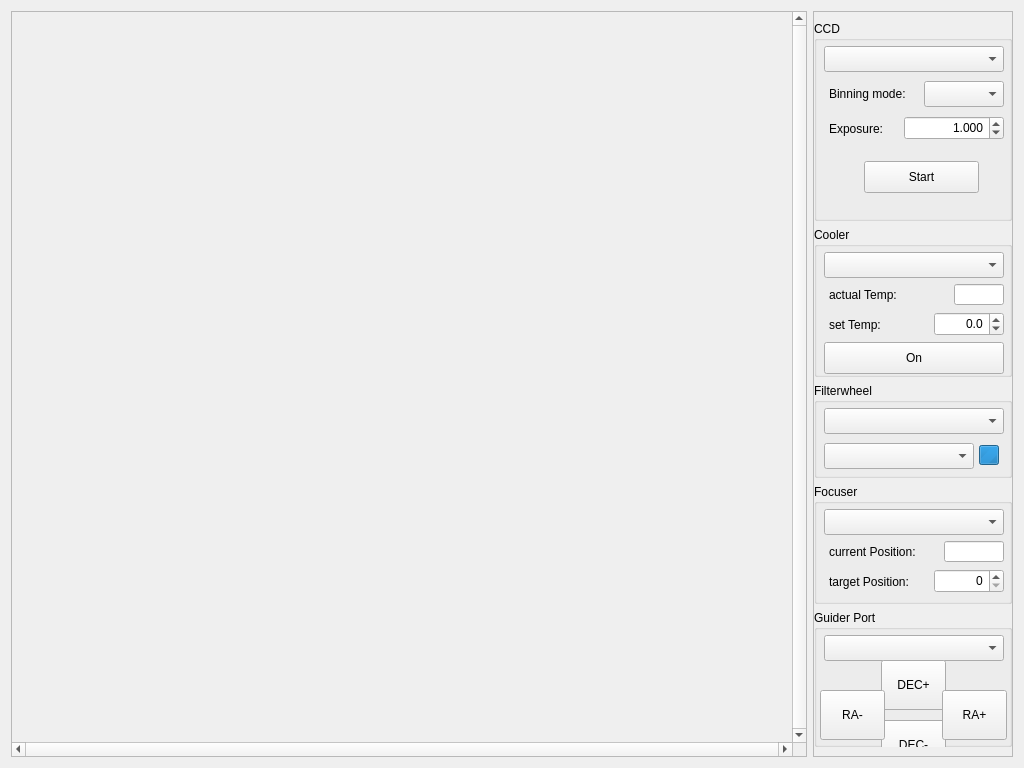
<?xml version="1.0" encoding="UTF-8"?>
<ui version="4.0">
 <class>PreviewWindow</class>
 <widget class="QWidget" name="PreviewWindow">
  <property name="geometry">
   <rect>
    <x>0</x>
    <y>0</y>
    <width>1024</width>
    <height>768</height>
   </rect>
  </property>
  <property name="windowTitle">
   <string>Form</string>
  </property>
  <layout class="QHBoxLayout" name="horizontalLayout">
   <item>
    <widget class="QScrollArea" name="scrollArea">
     <property name="verticalScrollBarPolicy">
      <enum>Qt::ScrollBarAlwaysOn</enum>
     </property>
     <property name="horizontalScrollBarPolicy">
      <enum>Qt::ScrollBarAlwaysOn</enum>
     </property>
     <property name="sizeAdjustPolicy">
      <enum>QAbstractScrollArea::AdjustToContents</enum>
     </property>
     <property name="widgetResizable">
      <bool>false</bool>
     </property>
     <property name="alignment">
      <set>Qt::AlignCenter</set>
     </property>
     <widget class="QWidget" name="scrollAreaWidgetContents">
      <property name="geometry">
       <rect>
        <x>0</x>
        <y>0</y>
        <width>767</width>
        <height>727</height>
       </rect>
      </property>
     </widget>
    </widget>
   </item>
   <item>
    <widget class="QFrame" name="frame">
     <property name="minimumSize">
      <size>
       <width>200</width>
       <height>0</height>
      </size>
     </property>
     <property name="frameShape">
      <enum>QFrame::StyledPanel</enum>
     </property>
     <property name="frameShadow">
      <enum>QFrame::Raised</enum>
     </property>
     <property name="lineWidth">
      <number>0</number>
     </property>
     <layout class="QVBoxLayout" name="verticalLayout">
      <property name="leftMargin">
       <number>0</number>
      </property>
      <property name="rightMargin">
       <number>0</number>
      </property>
      <item>
       <widget class="QGroupBox" name="box1CCD">
        <property name="minimumSize">
         <size>
          <width>0</width>
          <height>200</height>
         </size>
        </property>
        <property name="maximumSize">
         <size>
          <width>16777215</width>
          <height>200</height>
         </size>
        </property>
        <property name="title">
         <string>CCD</string>
        </property>
        <widget class="QComboBox" name="ccdSelectionBox">
         <property name="geometry">
          <rect>
           <x>10</x>
           <y>25</y>
           <width>180</width>
           <height>26</height>
          </rect>
         </property>
        </widget>
        <widget class="QComboBox" name="binningBox">
         <property name="geometry">
          <rect>
           <x>110</x>
           <y>60</y>
           <width>80</width>
           <height>26</height>
          </rect>
         </property>
        </widget>
        <widget class="QLabel" name="label">
         <property name="geometry">
          <rect>
           <x>15</x>
           <y>65</y>
           <width>90</width>
           <height>16</height>
          </rect>
         </property>
         <property name="text">
          <string>Binning mode:</string>
         </property>
        </widget>
        <widget class="QLabel" name="label_4">
         <property name="geometry">
          <rect>
           <x>15</x>
           <y>100</y>
           <width>59</width>
           <height>16</height>
          </rect>
         </property>
         <property name="text">
          <string>Exposure:</string>
         </property>
        </widget>
        <widget class="QDoubleSpinBox" name="exposureSpinBox">
         <property name="geometry">
          <rect>
           <x>90</x>
           <y>95</y>
           <width>100</width>
           <height>24</height>
          </rect>
         </property>
         <property name="alignment">
          <set>Qt::AlignRight|Qt::AlignTrailing|Qt::AlignVCenter</set>
         </property>
         <property name="decimals">
          <number>3</number>
         </property>
         <property name="maximum">
          <double>3600.000000000000000</double>
         </property>
         <property name="value">
          <double>1.000000000000000</double>
         </property>
        </widget>
        <widget class="QPushButton" name="startButton">
         <property name="geometry">
          <rect>
           <x>50</x>
           <y>140</y>
           <width>115</width>
           <height>32</height>
          </rect>
         </property>
         <property name="text">
          <string>Start</string>
         </property>
        </widget>
       </widget>
      </item>
      <item>
       <widget class="QGroupBox" name="box2Cooler">
        <property name="minimumSize">
         <size>
          <width>0</width>
          <height>150</height>
         </size>
        </property>
        <property name="maximumSize">
         <size>
          <width>16777215</width>
          <height>150</height>
         </size>
        </property>
        <property name="title">
         <string>Cooler</string>
        </property>
        <widget class="QComboBox" name="coolerSelectionBox">
         <property name="geometry">
          <rect>
           <x>10</x>
           <y>25</y>
           <width>180</width>
           <height>26</height>
          </rect>
         </property>
        </widget>
        <widget class="QLabel" name="labelActualTemp">
         <property name="geometry">
          <rect>
           <x>15</x>
           <y>60</y>
           <width>100</width>
           <height>16</height>
          </rect>
         </property>
         <property name="text">
          <string>actual Temp:</string>
         </property>
        </widget>
        <widget class="QLineEdit" name="actualTempField">
         <property name="geometry">
          <rect>
           <x>140</x>
           <y>57</y>
           <width>50</width>
           <height>21</height>
          </rect>
         </property>
         <property name="alignment">
          <set>Qt::AlignRight|Qt::AlignTrailing|Qt::AlignVCenter</set>
         </property>
         <property name="readOnly">
          <bool>true</bool>
         </property>
        </widget>
        <widget class="QLabel" name="labelSetTemp">
         <property name="geometry">
          <rect>
           <x>15</x>
           <y>90</y>
           <width>100</width>
           <height>16</height>
          </rect>
         </property>
         <property name="text">
          <string>set Temp:</string>
         </property>
        </widget>
        <widget class="QDoubleSpinBox" name="setTempSpinBox">
         <property name="geometry">
          <rect>
           <x>120</x>
           <y>85</y>
           <width>70</width>
           <height>24</height>
          </rect>
         </property>
         <property name="alignment">
          <set>Qt::AlignRight|Qt::AlignTrailing|Qt::AlignVCenter</set>
         </property>
         <property name="decimals">
          <number>1</number>
         </property>
         <property name="minimum">
          <double>-40.000000000000000</double>
         </property>
         <property name="maximum">
          <double>20.000000000000000</double>
         </property>
        </widget>
        <widget class="QPushButton" name="coolerOnButton">
         <property name="geometry">
          <rect>
           <x>10</x>
           <y>115</y>
           <width>180</width>
           <height>32</height>
          </rect>
         </property>
         <property name="text">
          <string>On</string>
         </property>
        </widget>
       </widget>
      </item>
      <item>
       <widget class="QGroupBox" name="box3Filterwheel">
        <property name="maximumSize">
         <size>
          <width>16777215</width>
          <height>95</height>
         </size>
        </property>
        <property name="title">
         <string>Filterwheel</string>
        </property>
        <widget class="QComboBox" name="filterwheelSelectionBox">
         <property name="geometry">
          <rect>
           <x>10</x>
           <y>25</y>
           <width>180</width>
           <height>26</height>
          </rect>
         </property>
        </widget>
        <widget class="QComboBox" name="filternameBox">
         <property name="geometry">
          <rect>
           <x>10</x>
           <y>60</y>
           <width>150</width>
           <height>26</height>
          </rect>
         </property>
        </widget>
        <widget class="QProgressBar" name="filterwheelStatus">
         <property name="geometry">
          <rect>
           <x>165</x>
           <y>62</y>
           <width>20</width>
           <height>20</height>
          </rect>
         </property>
         <property name="maximum">
          <number>0</number>
         </property>
         <property name="value">
          <number>-1</number>
         </property>
         <property name="textVisible">
          <bool>false</bool>
         </property>
        </widget>
       </widget>
      </item>
      <item>
       <widget class="QGroupBox" name="groupBox">
        <property name="maximumSize">
         <size>
          <width>16777215</width>
          <height>120</height>
         </size>
        </property>
        <property name="title">
         <string>Focuser</string>
        </property>
        <widget class="QComboBox" name="focuserSelectionBox">
         <property name="geometry">
          <rect>
           <x>10</x>
           <y>25</y>
           <width>180</width>
           <height>26</height>
          </rect>
         </property>
        </widget>
        <widget class="QLineEdit" name="focuserCurrentField">
         <property name="geometry">
          <rect>
           <x>130</x>
           <y>57</y>
           <width>60</width>
           <height>21</height>
          </rect>
         </property>
         <property name="alignment">
          <set>Qt::AlignRight|Qt::AlignTrailing|Qt::AlignVCenter</set>
         </property>
        </widget>
        <widget class="QLabel" name="label_2">
         <property name="geometry">
          <rect>
           <x>15</x>
           <y>60</y>
           <width>110</width>
           <height>16</height>
          </rect>
         </property>
         <property name="text">
          <string>current Position:</string>
         </property>
        </widget>
        <widget class="QSpinBox" name="focuserSet">
         <property name="geometry">
          <rect>
           <x>120</x>
           <y>85</y>
           <width>70</width>
           <height>24</height>
          </rect>
         </property>
         <property name="alignment">
          <set>Qt::AlignRight|Qt::AlignTrailing|Qt::AlignVCenter</set>
         </property>
        </widget>
        <widget class="QLabel" name="label_3">
         <property name="geometry">
          <rect>
           <x>15</x>
           <y>90</y>
           <width>100</width>
           <height>16</height>
          </rect>
         </property>
         <property name="text">
          <string>target Position:</string>
         </property>
        </widget>
       </widget>
      </item>
      <item>
       <widget class="QGroupBox" name="groupBox_2">
        <property name="maximumSize">
         <size>
          <width>16777215</width>
          <height>162</height>
         </size>
        </property>
        <property name="title">
         <string>Guider Port</string>
        </property>
        <widget class="QComboBox" name="guiderportSelectionBox">
         <property name="geometry">
          <rect>
           <x>10</x>
           <y>25</y>
           <width>180</width>
           <height>26</height>
          </rect>
         </property>
        </widget>
        <widget class="QPushButton" name="decplusButton">
         <property name="geometry">
          <rect>
           <x>67</x>
           <y>50</y>
           <width>65</width>
           <height>50</height>
          </rect>
         </property>
         <property name="text">
          <string>DEC+</string>
         </property>
        </widget>
        <widget class="QPushButton" name="decminusButton">
         <property name="geometry">
          <rect>
           <x>67</x>
           <y>110</y>
           <width>65</width>
           <height>50</height>
          </rect>
         </property>
         <property name="text">
          <string>DEC-</string>
         </property>
        </widget>
        <widget class="QPushButton" name="raminusButton">
         <property name="geometry">
          <rect>
           <x>6</x>
           <y>80</y>
           <width>65</width>
           <height>50</height>
          </rect>
         </property>
         <property name="text">
          <string>RA-</string>
         </property>
        </widget>
        <widget class="QPushButton" name="raplusButton">
         <property name="geometry">
          <rect>
           <x>128</x>
           <y>80</y>
           <width>65</width>
           <height>50</height>
          </rect>
         </property>
         <property name="text">
          <string>RA+</string>
         </property>
        </widget>
       </widget>
      </item>
     </layout>
    </widget>
   </item>
  </layout>
 </widget>
 <resources/>
 <connections>
  <connection>
   <sender>coolerOnButton</sender>
   <signal>clicked()</signal>
   <receiver>PreviewWindow</receiver>
   <slot>coolerOnOff()</slot>
   <hints>
    <hint type="sourcelabel">
     <x>941</x>
     <y>348</y>
    </hint>
    <hint type="destinationlabel">
     <x>1018</x>
     <y>342</y>
    </hint>
   </hints>
  </connection>
  <connection>
   <sender>setTempSpinBox</sender>
   <signal>valueChanged(double)</signal>
   <receiver>PreviewWindow</receiver>
   <slot>coolerTemperatureChanged(double)</slot>
   <hints>
    <hint type="sourcelabel">
     <x>977</x>
     <y>310</y>
    </hint>
    <hint type="destinationlabel">
     <x>1023</x>
     <y>311</y>
    </hint>
   </hints>
  </connection>
  <connection>
   <sender>filternameBox</sender>
   <signal>currentIndexChanged(int)</signal>
   <receiver>PreviewWindow</receiver>
   <slot>filterwheelFilterChanged(int)</slot>
   <hints>
    <hint type="sourcelabel">
     <x>966</x>
     <y>433</y>
    </hint>
    <hint type="destinationlabel">
     <x>1021</x>
     <y>434</y>
    </hint>
   </hints>
  </connection>
  <connection>
   <sender>ccdSelectionBox</sender>
   <signal>currentIndexChanged(int)</signal>
   <receiver>PreviewWindow</receiver>
   <slot>ccdChanged(int)</slot>
   <hints>
    <hint type="sourcelabel">
     <x>969</x>
     <y>51</y>
    </hint>
    <hint type="destinationlabel">
     <x>1019</x>
     <y>49</y>
    </hint>
   </hints>
  </connection>
  <connection>
   <sender>coolerSelectionBox</sender>
   <signal>currentIndexChanged(int)</signal>
   <receiver>PreviewWindow</receiver>
   <slot>coolerChanged(int)</slot>
   <hints>
    <hint type="sourcelabel">
     <x>960</x>
     <y>254</y>
    </hint>
    <hint type="destinationlabel">
     <x>1020</x>
     <y>250</y>
    </hint>
   </hints>
  </connection>
  <connection>
   <sender>filterwheelSelectionBox</sender>
   <signal>currentIndexChanged(int)</signal>
   <receiver>PreviewWindow</receiver>
   <slot>filterwheelChanged(int)</slot>
   <hints>
    <hint type="sourcelabel">
     <x>970</x>
     <y>400</y>
    </hint>
    <hint type="destinationlabel">
     <x>1020</x>
     <y>402</y>
    </hint>
   </hints>
  </connection>
  <connection>
   <sender>focuserSelectionBox</sender>
   <signal>currentIndexChanged(int)</signal>
   <receiver>PreviewWindow</receiver>
   <slot>focuserChanged(int)</slot>
   <hints>
    <hint type="sourcelabel">
     <x>939</x>
     <y>501</y>
    </hint>
    <hint type="destinationlabel">
     <x>1016</x>
     <y>630</y>
    </hint>
   </hints>
  </connection>
  <connection>
   <sender>focuserSet</sender>
   <signal>valueChanged(int)</signal>
   <receiver>PreviewWindow</receiver>
   <slot>focuserSetChanged(int)</slot>
   <hints>
    <hint type="sourcelabel">
     <x>971</x>
     <y>560</y>
    </hint>
    <hint type="destinationlabel">
     <x>1014</x>
     <y>688</y>
    </hint>
   </hints>
  </connection>
  <connection>
   <sender>guiderportSelectionBox</sender>
   <signal>currentIndexChanged(int)</signal>
   <receiver>PreviewWindow</receiver>
   <slot>guiderportChanged(int)</slot>
   <hints>
    <hint type="sourcelabel">
     <x>930</x>
     <y>613</y>
    </hint>
    <hint type="destinationlabel">
     <x>1013</x>
     <y>618</y>
    </hint>
   </hints>
  </connection>
  <connection>
   <sender>decplusButton</sender>
   <signal>clicked()</signal>
   <receiver>PreviewWindow</receiver>
   <slot>guiderportActivated()</slot>
   <hints>
    <hint type="sourcelabel">
     <x>919</x>
     <y>655</y>
    </hint>
    <hint type="destinationlabel">
     <x>1021</x>
     <y>667</y>
    </hint>
   </hints>
  </connection>
  <connection>
   <sender>raplusButton</sender>
   <signal>clicked()</signal>
   <receiver>PreviewWindow</receiver>
   <slot>guiderportActivated()</slot>
   <hints>
    <hint type="sourcelabel">
     <x>967</x>
     <y>697</y>
    </hint>
    <hint type="destinationlabel">
     <x>1017</x>
     <y>727</y>
    </hint>
   </hints>
  </connection>
  <connection>
   <sender>decminusButton</sender>
   <signal>clicked()</signal>
   <receiver>PreviewWindow</receiver>
   <slot>guiderportActivated()</slot>
   <hints>
    <hint type="sourcelabel">
     <x>932</x>
     <y>708</y>
    </hint>
    <hint type="destinationlabel">
     <x>1016</x>
     <y>718</y>
    </hint>
   </hints>
  </connection>
  <connection>
   <sender>raminusButton</sender>
   <signal>clicked()</signal>
   <receiver>PreviewWindow</receiver>
   <slot>guiderportActivated()</slot>
   <hints>
    <hint type="sourcelabel">
     <x>843</x>
     <y>678</y>
    </hint>
    <hint type="destinationlabel">
     <x>987</x>
     <y>760</y>
    </hint>
   </hints>
  </connection>
  <connection>
   <sender>startButton</sender>
   <signal>clicked()</signal>
   <receiver>PreviewWindow</receiver>
   <slot>toggleStream()</slot>
   <hints>
    <hint type="sourcelabel">
     <x>945</x>
     <y>162</y>
    </hint>
    <hint type="destinationlabel">
     <x>1017</x>
     <y>162</y>
    </hint>
   </hints>
  </connection>
  <connection>
   <sender>exposureSpinBox</sender>
   <signal>editingFinished()</signal>
   <receiver>PreviewWindow</receiver>
   <slot>exposureChanged()</slot>
   <hints>
    <hint type="sourcelabel">
     <x>956</x>
     <y>122</y>
    </hint>
    <hint type="destinationlabel">
     <x>1018</x>
     <y>120</y>
    </hint>
   </hints>
  </connection>
 </connections>
 <slots>
  <slot>coolerOnOff()</slot>
  <slot>coolerTemperatureChanged(double)</slot>
  <slot>filterwheelFilterChanged(int)</slot>
  <slot>ccdChanged(int)</slot>
  <slot>coolerChanged(int)</slot>
  <slot>filterwheelChanged(int)</slot>
  <slot>focuserChanged(int)</slot>
  <slot>focuserSetChanged(int)</slot>
  <slot>guiderportChanged(int)</slot>
  <slot>guiderportActivated()</slot>
  <slot>toggleStream()</slot>
  <slot>exposureChanged()</slot>
 </slots>
</ui>
